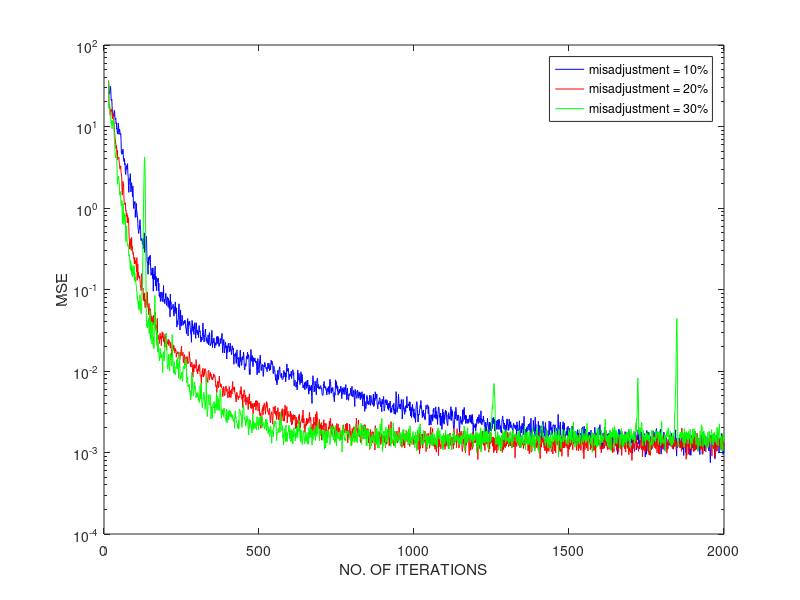

Reproduce this figure in MATLAB.
clc
clear
close all
%% System modeling exercise
%% Ask user for the inputs
% itn=input('\n No. of iterations?      ');
itn = 2000;
% sigman2=input('\n Variance of the plant noise?      ');
sigman2 = 0.001;
sigman=sqrt(sigman2);
% wo=input('\n Plant impulse response (vector, w_o)?      ');
wo = [ones(1,8),-ones(1,7)];
a=size(wo);
if a(1)<a(2)
   wo=wo';
end
% N=input('\n Length of the model (N)?      ');
N = 15;
% h=input('\n Coloring filter impulse response (vector, h)?     ');
h = [0.35, 1, 0.35];
a=size(h);
if a(1)<a(2)
   h=h';
end
% Misad=input('\n Misadjustment (e.g., 0.1 for 10%) ?     ');
Misad = [0.1,0.2,0.3];
Mu=Misad/(N*(h'*h));
% runs=input('\n \n No. of runs (for ensemble averaging)? ');
runs = 100;
xi=zeros(itn,1);
%% Run LMS algorithm
color = ['b','r','g'];
for i=1:3
    mu = Mu(i);
    for k=1:runs
        x=filter(h,1,randn(itn,1));
        d=filter(wo,1,x)+sigman*randn(itn,1);
        w=zeros(N,1);
        for n=N:itn
            xtdl=x(n:-1:n-N+1);
            e=d(n)-w'*xtdl;
            w=w+2*mu*e*xtdl;
            xi(n)=xi(n)+e^2;
        end
    end
    xi=xi/runs;
    semilogy(xi,'color',color(i));
    hold on;
end
xlabel('NO. OF ITERATIONS');
ylabel('MSE');
legend('misadjustment = 10%','misadjustment = 20%','misadjustment = 30%');

